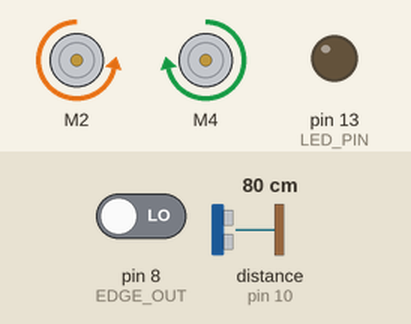
Bench run of a sketch on a simulated Arduino Uno, built with avr-gcc and run on an emulated ATmega328P. Shown: 2 × DC motor (green arrow = forward, orange = backward, longer = faster), output pins drawn as LEDs (lit = HIGH). The inputs (shaded band) are chosen by the test bench; at power-on: pin 8 (EDGE_OUT) LOW, distance to the obstacle (sensor on pin 10) 80 cm. The echo pulse lasts 58.3 µs per cm; pins used as bus, display or sensor lines are not drawn.

Above: at 6.2 s.
6.3 s: pin 8 (EDGE_OUT) driven HIGH
7.9 s: distance to the obstacle (sensor on pin 10) set to 73 cm
At 8.15 s:
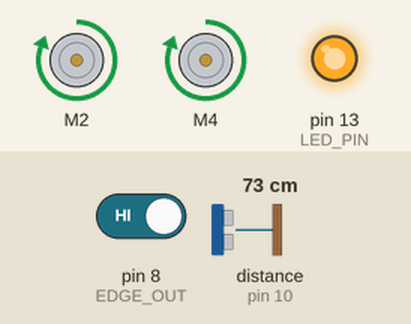
10.9 s: distance to the obstacle (sensor on pin 10) set to 120 cm
At 11.8 s:
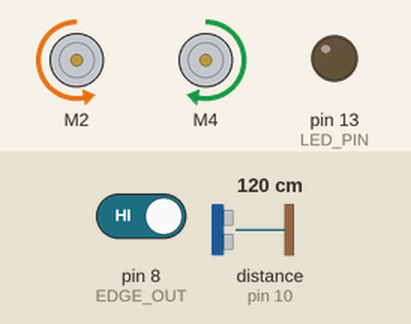
12.4 s: distance to the obstacle (sensor on pin 10) set to 2 cm
At 12.69 s:
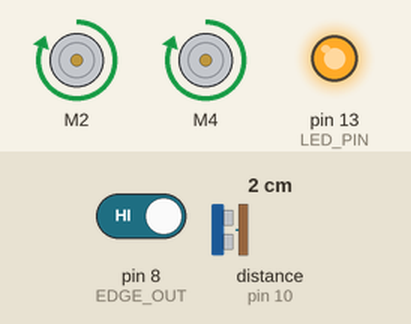
15.4 s: pin 8 (EDGE_OUT) driven LOW
At 15.57 s:
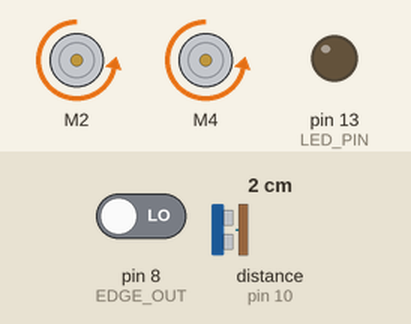
Timing chart, 0 to 19.4 s (numbered marks = the images above; inputs shaded):
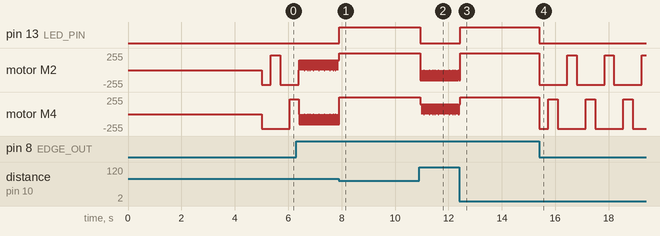

The sketch:

winningAlgoExample.ino
```cpp
#include <SparkFun_TB6612.h>  // Library for controlling motors through the TB6612 driver

// =====================================================
// MOTOR PINS
// =====================================================

// Left motor connections
const int PWMA = 5;    // PWM pin controlling left motor speed
const int AIN1 = 2;    // Left motor direction control pin 1
const int AIN2 = 3;    // Left motor direction control pin 2

const int STBY = 12;   // Motor driver standby pin; HIGH enables the driver

// Right motor connections
const int BIN1 = 4;    // Right motor direction control pin 1
const int BIN2 = 7;    // Right motor direction control pin 2
const int PWMB = 6;    // PWM pin controlling right motor speed

// Create motor objects using the library.
// Arguments: direction pin 1, direction pin 2, PWM pin,
// motor direction offset, standby pin.
// Direction offset 1 means the motor uses its normal orientation.
Motor motor_left(AIN1, AIN2, PWMA, 1, STBY);
Motor motor_right(BIN1, BIN2, PWMB, 1, STBY);

// =====================================================
// SENSOR PINS
// =====================================================

const int EDGE_OUT = 8;  // Digital output from the IR edge detection sensor
const int US_TRIG = 9;   // Trigger pin of the ultrasonic distance sensor
const int US_ECHO = 10;  // Echo pin of the ultrasonic distance sensor
const int LED_PIN = 13;  // Arduino built-in LED

// =====================================================
// CONSTANTS
// =====================================================

// The IR sensor is considered to detect an edge when its output is LOW.
// Change to HIGH if your particular sensor behaves oppositely --- you can test this yourself to check.
const int EDGE_ACTIVE_LEVEL = LOW;

// Motor speeds range from -255 to +255.
// Positive means forward; negative means backward,
// assuming both motors are wired with the expected orientation --- make sure to test this.

const int SEARCH_SPD = 150;   // Motor speed when rotating to find an opponent
const int ATTACK_SPD = 255;   // Maximum forward speed when attacking
const int REVERSE_SPD = 220;  // Backward speed during edge avoidance
const int TURN_SPD = 220;     // Rotation speed during edge avoidance

// Time durations are measured in milliseconds.
// 1000 milliseconds = 1 second.

const unsigned long REVERSE_MS = 350;      // Reverse for 0.35 seconds
const unsigned long TURN_MS = 350;         // Rotate for 0.35 seconds
const unsigned long SEARCH_FLIP_MS = 4000; // Change search direction every 4 seconds
const unsigned long ATTACK_MS = 500;       // Remain in ATTACK for 0.5 seconds
const unsigned long US_INTERVAL_MS = 60;   // Check ultrasonic distance every 60 ms

// Maximum time pulseIn() waits for the ultrasonic echo.
// Measured in microseconds, not milliseconds.
// 6000 microseconds corresponds to approximately 103 cm.
const unsigned long US_TIMEOUT_US = 6000;

// An opponent within 77 cm is considered detected.
const int ATTACK_CM = 77;

// =====================================================
// STATE MACHINE
// =====================================================

// An enum defines a set of named integer values.
// The robot can be in one of these three states.
enum State {
  SEARCH,      // Rotate to look for an opponent
  ATTACK,      // Drive forward toward an opponent
  EDGE_AVOID   // Reverse and turn away from the ring boundary
};

// Initially, the robot is in SEARCH mode.
State state = SEARCH;

// Determines which direction the robot rotates.
// +1 = one direction, -1 = the opposite direction.
int turn_dir = +1;

// Stores the time when an edge avoidance maneuver started.
unsigned long t0 = 0;

// Stores the time when the current attack started.
unsigned long attackStart = 0;

// Stores the last time the search rotation direction changed.
unsigned long lastFlip = 0;

// =====================================================
// MOTOR FUNCTIONS
// =====================================================

// Set the speeds of the two motors.
// This function returns immediately; the motors keep running
// at these speeds until another motor command is issued.
void drive(int leftSpd, int rightSpd) {

  // Command the left motor to move at leftSpd.
  motor_left.drive(leftSpd);

  // Command the right motor to move at rightSpd.
  motor_right.drive(rightSpd);
}

// Move at specified motor speeds for a fixed duration.
// This is a BLOCKING function: sensor checks cannot run
// while delay() is executing.
void driveFor(int leftSpd, int rightSpd, unsigned long duration) {

  // Start moving at the requested speeds.
  drive(leftSpd, rightSpd);

  // Keep moving for the requested number of milliseconds.
  delay(duration);

  // Stop both motors after the duration has elapsed.
  drive(0, 0);
}

// =====================================================
// EDGE SENSOR FUNCTIONS
// =====================================================

// Return true if the IR sensor currently detects an edge.
bool edgeDetected() {

  // Read the digital signal from the IR sensor.
  // Compare it against the level indicating an edge.
  // The comparison produces true or false.
  return digitalRead(EDGE_OUT) == EDGE_ACTIVE_LEVEL;
}

// =====================================================
// ULTRASONIC SENSOR FUNCTIONS
// =====================================================

// Measure the distance to the nearest object in centimeters.
// Return 999 if no valid echo is received.
int readDistanceCm() {

  // Briefly stop the motors to reduce electrical interference
  // during the ultrasonic measurement.
  drive(0, 0);

  // Wait 3 milliseconds for electrical noise to settle.
  delay(3);

  // Ensure the trigger signal starts LOW.
  digitalWrite(US_TRIG, LOW);

  // Wait 2 microseconds before producing the trigger pulse.
  delayMicroseconds(2);

  // Send HIGH to begin the ultrasonic trigger pulse.
  digitalWrite(US_TRIG, HIGH);

  // Keep the trigger HIGH for 10 microseconds.
  // The HC-SR04 requires a trigger pulse of at least 10 us.
  delayMicroseconds(10);

  // End the trigger pulse.
  digitalWrite(US_TRIG, LOW);

  // Wait for the echo pin to go HIGH and then LOW.
  // pulseIn() returns the duration of the HIGH pulse
  // in microseconds.
  // If no pulse is detected before the timeout, it returns 0.
  unsigned long dur = pulseIn(US_ECHO, HIGH, US_TIMEOUT_US);

  // If no echo was detected, return a large distance.
  // This makes opponentDetected() treat the result as no opponent.
  if (dur == 0) {
    return 999;
  }

  // Convert echo travel time into distance.
  // Speed of sound is approximately 0.0343 cm/microsecond.
  // Divide by 2 because the sound travels to the object
  // and then returns to the sensor.
  return (int)(dur * 0.0343 / 2.0);
}

// Determine whether an opponent is within attack range.
bool opponentDetected() {

  // static variables preserve their values between function calls.
  // Unlike ordinary local variables, they are initialized only once.

  // Time of the previous ultrasonic measurement.
  static unsigned long lastRead = 0;

  // Most recently measured distance, initially very large.
  static int lastCm = 999;

  // millis() returns the number of milliseconds since startup.
  // Subtracting lastRead gives the elapsed time since the last reading.
  if (millis() - lastRead >= US_INTERVAL_MS) {

    // Take a new ultrasonic measurement.
    lastCm = readDistanceCm();

    // Record when this measurement was taken.
    lastRead = millis();
  }

  // Return true if the last measured distance is within 77 cm.
  // Otherwise return false.
  return lastCm <= ATTACK_CM;
}

// =====================================================
// SETUP
// =====================================================

// setup() executes once whenever the Arduino starts or resets.
void setup() {

  // Initialize serial communication at 9600 bits per second.
  // Useful for debugging through the Serial Monitor.
  Serial.begin(9600);

  // Configure left motor control pins as outputs.
  pinMode(AIN1, OUTPUT);
  pinMode(AIN2, OUTPUT);
  pinMode(PWMA, OUTPUT);

  // Configure right motor control pins as outputs.
  pinMode(BIN1, OUTPUT);
  pinMode(BIN2, OUTPUT);
  pinMode(PWMB, OUTPUT);

  // Configure the motor driver's standby pin as an output.
  pinMode(STBY, OUTPUT);

  // Configure the edge sensor as an input.
  pinMode(EDGE_OUT, INPUT);

  // Configure ultrasonic trigger as an output.
  pinMode(US_TRIG, OUTPUT);

  // Configure ultrasonic echo as an input.
  pinMode(US_ECHO, INPUT);

  // Configure the built-in LED as an output.
  pinMode(LED_PIN, OUTPUT);

  // Ensure the ultrasonic trigger initially stays LOW.
  digitalWrite(US_TRIG, LOW);

  // Set standby HIGH to enable the motor driver.
  digitalWrite(STBY, HIGH);

  // Turn the built-in LED off.
  digitalWrite(LED_PIN, LOW);

  // Ensure both motors are stopped before starting.
  drive(0, 0);

  // Wait 5 seconds before the robot begins operating.
  // This gives you time to place it in the SUMO ring.
  delay(5000);
}

// =====================================================
// MAIN LOOP
// =====================================================

// loop() runs repeatedly after setup() finishes.
void loop() {

  // ---------------------------------------------------
  // EDGE DETECTION: HIGHEST PRIORITY
  // ---------------------------------------------------

  // Check whether an edge is detected.
  // If the robot is not already avoiding an edge,
  // immediately switch to EDGE_AVOID.
  if (edgeDetected() && state != EDGE_AVOID) {

    // Change the robot's current state.
    state = EDGE_AVOID;

    // Record the starting time of edge avoidance.
    t0 = millis();

    // Turn off the attack indicator LED.
    digitalWrite(LED_PIN, LOW);
  }

  // Execute different behavior depending on the current state.
  switch (state) {

    // =================================================
    // STATE 1: EDGE AVOIDANCE
    // =================================================
    case EDGE_AVOID: {

      // Calculate elapsed time since edge avoidance started.
      unsigned long dt = millis() - t0;

      // PHASE 1: REVERSE
      // During the first 350 ms, drive both motors backward.
      if (dt < REVERSE_MS) {

        drive(-REVERSE_SPD, -REVERSE_SPD);
      }

      // PHASE 2: TURN
      // After reversing, rotate for another 350 ms.
      else if (dt < REVERSE_MS + TURN_MS) {

        // If turn_dir is positive, rotate in one direction.
        if (turn_dir == +1) {

          // Left motor forward, right motor backward.
          drive(TURN_SPD, -TURN_SPD);
        }

        // Otherwise rotate in the opposite direction.
        else {

          // Left motor backward, right motor forward.
          drive(-TURN_SPD, TURN_SPD);
        }
      }

      // PHASE 3: FINISH
      // After reversing and turning, check the edge again.
      else {

        // If the edge is still detected, try another maneuver.
        if (edgeDetected()) {

          // Reverse the rotation direction.
          // Multiplying +1 by -1 gives -1, and vice versa.
          turn_dir *= -1;

          // Reset the maneuver timer to start reversing again.
          t0 = millis();
        }

        // If the edge is no longer detected, resume searching.
        else {

          state = SEARCH;
        }
      }

      // Exit this switch case.
      break;
    }

    // =================================================
    // STATE 2: ATTACK
    // =================================================
    case ATTACK: {

      // Turn on the built-in LED to indicate ATTACK mode.
      digitalWrite(LED_PIN, HIGH);

      // Drive both motors forward at maximum speed.
      drive(ATTACK_SPD, ATTACK_SPD);

      // Check whether 500 ms have passed since attack began.
      if (millis() - attackStart >= ATTACK_MS) {

        // Return to SEARCH so the robot can locate the opponent again.
        state = SEARCH;

        // Turn off the attack indicator LED.
        digitalWrite(LED_PIN, LOW);
      }

      // Exit the ATTACK case.
      break;
    }

    // =================================================
    // STATE 3: SEARCH
    // =================================================
    case SEARCH:
    default: {

      // Turn off the LED because the robot is not attacking.
      digitalWrite(LED_PIN, LOW);

      // Check the ultrasonic sensor for an opponent.
      if (opponentDetected()) {

        // Switch to ATTACK mode.
        state = ATTACK;

        // Record when the attack begins.
        attackStart = millis();

        // Turn on the LED.
        digitalWrite(LED_PIN, HIGH);

        // Immediately start moving forward at maximum speed.
        drive(ATTACK_SPD, ATTACK_SPD);

        // Exit SEARCH; ATTACK behavior runs on the next loop.
        break;
      }

      // If no opponent is detected, rotate to search.
      if (turn_dir == +1) {

        // Spin by moving the motors in opposite directions.
        drive(SEARCH_SPD, -SEARCH_SPD);
      }

      // Rotate in the opposite direction when turn_dir is -1.
      else {

        drive(-SEARCH_SPD, SEARCH_SPD);
      }

      // Check whether 4 seconds have passed since the last flip.
      if (millis() - lastFlip >= SEARCH_FLIP_MS) {

        // Reverse the direction of rotation.
        turn_dir *= -1;

        // Record the time of this direction change.
        lastFlip = millis();
      }

      // Exit the SEARCH case.
      break;
    }
  }
}
```

Measured:
- the behaviour switches between 79 and 78 cm on distance to the obstacle (sensor on pin 10) (found by bisection; images 0 and 1)
- after the input at 7.9 s, pin 13 (LED_PIN): LOW → HIGH at once
- after the input at 10.9 s, pin 13 (LED_PIN): HIGH → LOW at once; motor M2: alternates backward 150/255 for 0.06 s and stopped for 0.01 s, starting after 0.05 s; motor M4: alternates forward 150/255 for 0.06 s and stopped for 0.01 s, starting after 0.05 s
- after the input at 12.4 s, pin 13 (LED_PIN): LOW → HIGH after 0.05 s
- after the input at 15.4 s, pin 13 (LED_PIN): HIGH → LOW at once; motor M2: alternates forward 220/255 for 0.35 s and backward 220/255 for 1.0 s, starting at once; motor M4: forward 255/255 → backward 220/255 at once, then repeats every 1.4 s: forward 220/255 0.35 s, backward 220/255 1.1 s
